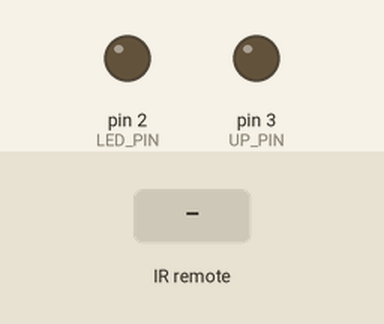
A sketch run on a simulated Arduino Uno, built with avr-gcc and run on an emulated ATmega328P. Shown: output pins drawn as LEDs (lit = HIGH). Inputs (shaded band) come from the test bench. What the sketch prints to the serial monitor is not drawn.

Above: at 1.2 s.
1.3 s: infrared code 0xE0E006F9 received
Timing chart, 0 to 4.3 s (numbered marks = the images above; inputs shaded):
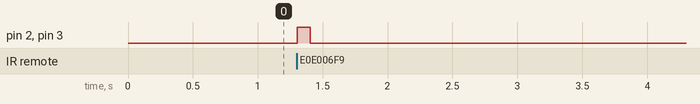

Measured:
- after the input at 1.3 s, pin 2 (LED_PIN), pin 3 (UP_PIN): LOW → HIGH at once, → LOW 0.10 s later

The sketch:

IRReceiver.ino
```cpp
#include <IRremote.h>

int RECV_PIN = 11;
int LED_PIN = 2;
int UP_PIN = 3;

IRrecv irrecv(RECV_PIN);

decode_results results;
String sentValue;

void setup()
{
  Serial.begin(9600);
  irrecv.enableIRIn(); // Start the receiver
  pinMode(LED_PIN, OUTPUT);
  pinMode(UP_PIN, OUTPUT);
}

void loop() {
  if (irrecv.decode(&results)) {
    sentValue = String(results.value, HEX);

    // Show received value - HEX
    Serial.println(sentValue); //Serial.println(results.value, HEX);

    // If is the UP button of remote is pressed - e0e006f9 samsung remote
    if (results.value == 0xE0E006F9) {
      Serial.println("UP");
      digitalWrite(UP_PIN, 1);
    }
    // on : e0e040bf

    digitalWrite(LED_PIN, 1);
    irrecv.resume(); // Receive the next value
  }

  delay(100);
  digitalWrite(LED_PIN, 0);
  digitalWrite(UP_PIN, 0);
}
```
